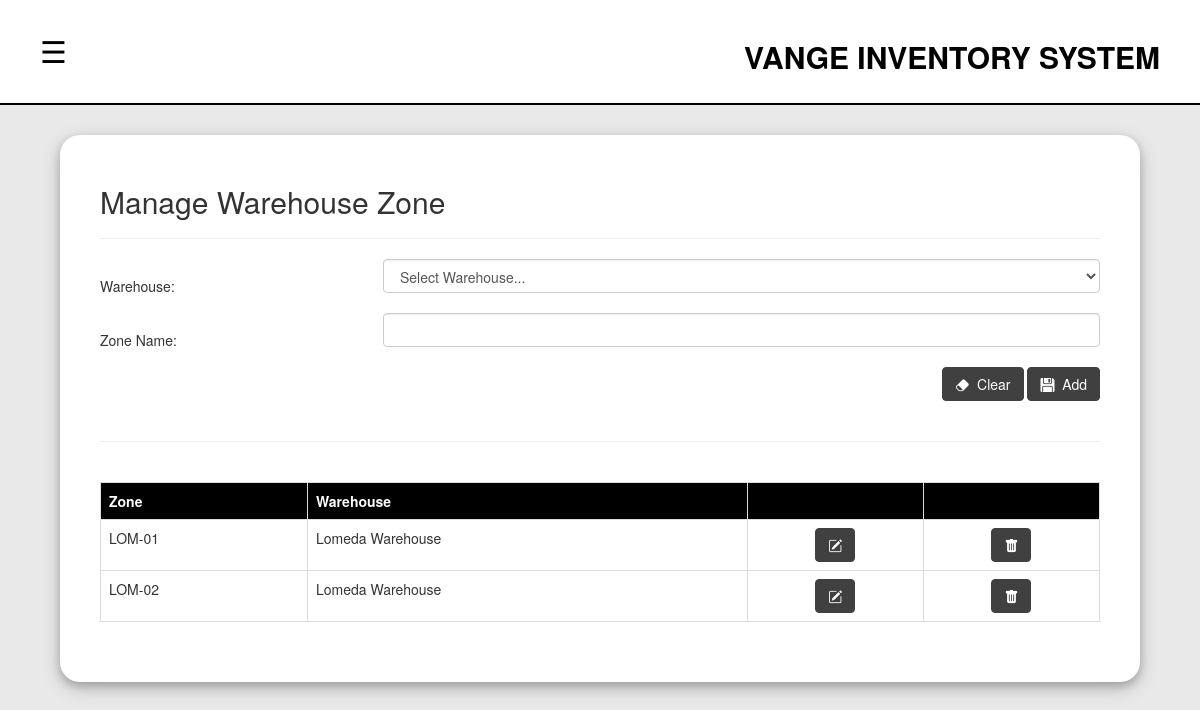
Screenshot of /warehouse_zone.php (signed in) with the database file from the repository.
### tables this page shows
CREATE TABLE `warehouse_zones` (
  `id` int(11) NOT NULL,
  `warehouse_id` int(11) DEFAULT NULL,
  `zone_name` varchar(100) DEFAULT NULL
);

CREATE TABLE `warehouses` (
  `id` int(11) NOT NULL,
  `name` varchar(100) DEFAULT NULL,
  `location` text DEFAULT NULL
);

### warehouse_zone.php (the view, shortened to what this page needs)
<?php
    include("navbar.php");
    $zone_name="";
?>
<!DOCTYPE html>
<html lang="en">
<head>
</head>
<body>
<div class="content_container">
        <div class="row">
            <div class="col-lg-12">
            <h2>Manage Warehouse Zone</h2><hr>
                <form action="warehouse_zone.php" method="get">
                    <table width="100%">
                        <tr>
                            <td>Warehouse: <br></td>
                            <td>
                                <select name="slct_warehouse" id="slct_warehouse" class="txt_input form-control">
                                    <option value="">Select Warehouse...</option>
                                </select><br>
                            </td>
                        </tr>
                        <tr>
                            <td>Zone Name: <br></td>
                            <td><input type="text" name="txt_zone_name" id="txt_zone_name" class="txt_input form-control" value='<?php echo $zone_name?>'> <br></td>
                        </tr>
                        <tr>
                            <td colspan="2" style="text-align: right">
                            <?php
                                    if(isset($_GET["edit_zone_id"])){
                                        echo "
                                        <input type='hidden' name='txt_zone_id' value='$_GET[edit_zone_id]'>
                                        <button type='button' class='btn btn-danger' id='btn_cancel'><i class='bi bi-x-lg'></i> &nbsp;Cancel</button>
                                        <button type='submit' class='btn btn-success'><i class='bi bi-floppy-fill'></i> &nbsp;Update</button>
                                        ";
                                    }else{
                                        echo "
                                        <button type='button' class='btn btn-danger btn_clear'> <i class='bi bi-eraser-fill'></i> &nbsp;Clear</button>
                                        <button type='submit' class='btn btn-success'><i class='bi bi-floppy-fill'></i> &nbsp;Add</button>
                                        ";
                                    }
                                ?>
                            </td>
                        </tr>
                    </table>
                </form>
            </div>
        </div>
        <br><hr><br>
        <div class="record_table">
        <table width="100%" class="table table-bordered">
            <tr>
                <th>Zone</th>
                <th>Warehouse</th>
                <th></th>
                <th></th>
            </tr>
            <?php
                $result=$conn->query("select warehouses.name as warehouse_name, warehouse_zones.id, warehouse_zones.zone_name from warehouses, warehouse_zones where warehouse_zones.warehouse_id = warehouses.id");
                while($row = $result->fetch_assoc()){
                    echo "<tr>
                        <td>$row[zone_name]</td>
                        <td>$row[warehouse_name]</td>
                        <td><center><button type='button' class='btn btn-warning btn_edit' zone_id='$row[id]'><i class='bi bi-pencil-square'></i></button></center></td>
                        <td><center><button type='button' class='btn btn-danger btn_del' zone_id='$row[id]'><i class='bi bi-trash-fill'></i></button></center></td>
                    </tr>";
                }
            ?>
        </table>
        </div>
    </div>
</body>
</html>

### style.css (style rules this page uses)
body { overflow-x: hidden; background-color: rgb(233, 233, 233); }
.table-bordered tr th { background-color: black; color: white; }
.content_container { padding: 40px; padding-top: 30px; width: 100%; box-shadow: 0 4px 8px 0 rgba(0, 0, 0, 0.2), 0 6px 20px 0 rgba(0, 0, 0, 0.19); width: 90%; margin: 0 auto; margin-top: 30px; margin-bottom: 30px; border-radius: 20px; background-color: white; }
.all_products, .record_table { overflow-x: auto; }
.btn { background-color: rgb(64, 64, 64); border-color: rgb(64, 64, 64); color: white; transition: 0.5s ease }

### rows the page displays
warehouse_zones: zone_name "LOM-01", warehouse.name "Lomeda Warehouse"
warehouse_zones: zone_name "LOM-02", warehouse.name "Lomeda Warehouse"
